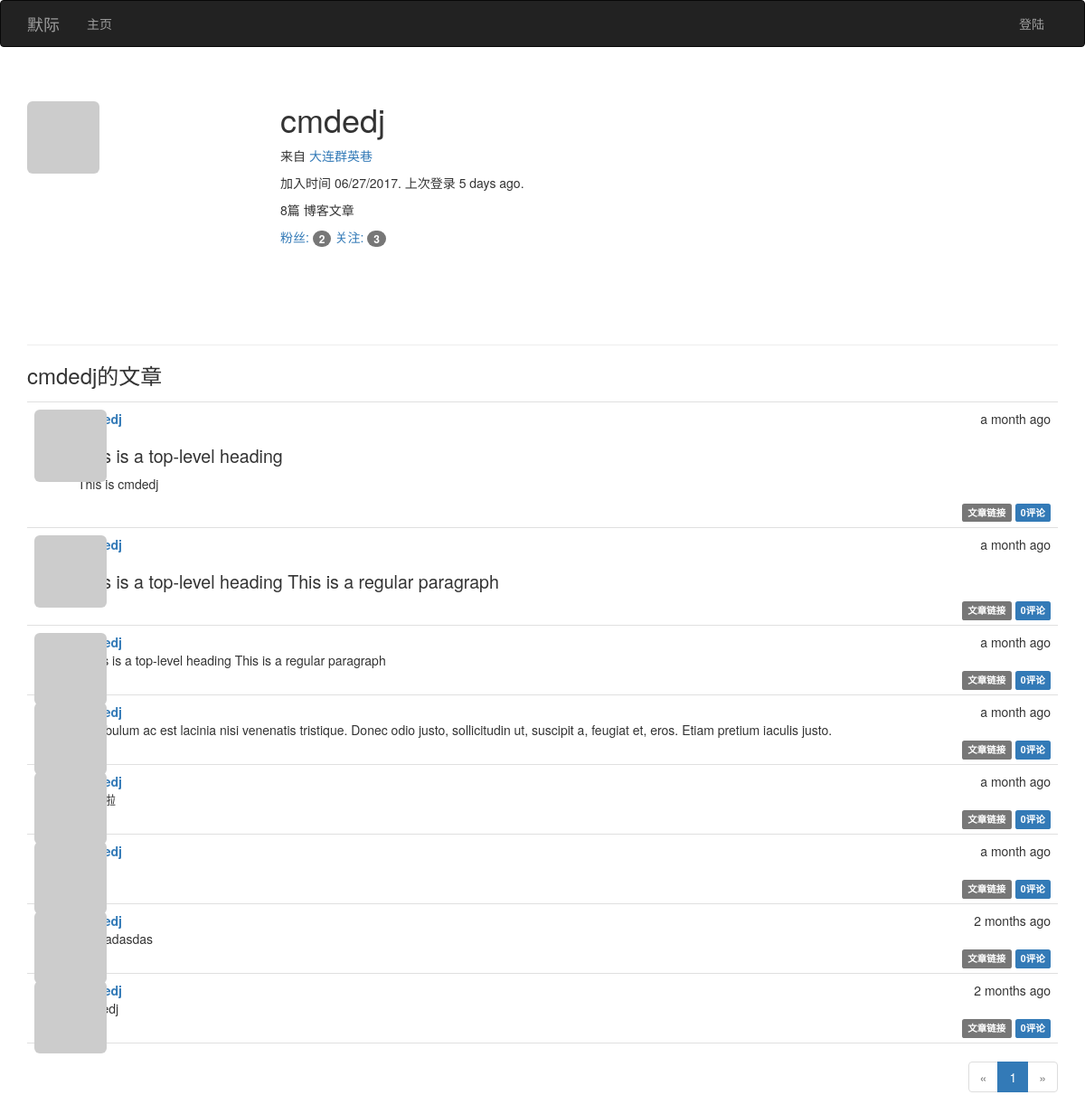
The app's page /user/cmdedj, older data.
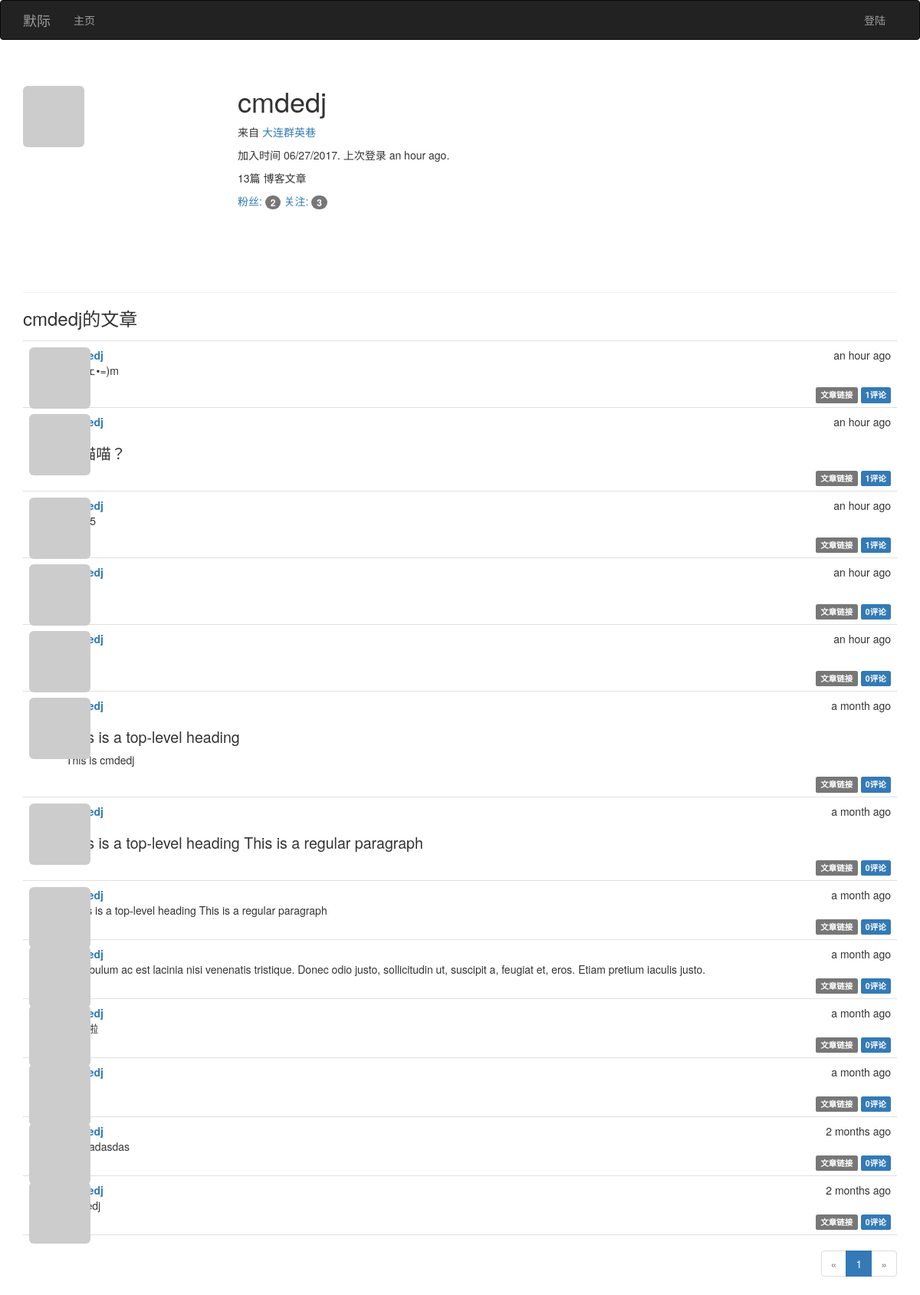
The same page, newer data.
### app/models.py (models this page shows, shortened)
class User(UserMixin, db.Model):
	__tablename__ = 'users'
	id = db.Column(db.Integer, primary_key=True)
	email = db.Column(db.String(64), unique=True, index=True)
	username = db.Column(db.String(64), unique=True, index=True)
	password_hash = db.Column(db.String(128))
	role_id = db.Column(db.Integer, db.ForeignKey('roles.id'))
	confirmed = db.Column(db.Boolean, default=False)
	name = db.Column(db.String(64))
	location = db.Column(db.String(64))
	about_me = db.Column(db.Text())
	member_since = db.Column(db.DateTime(), default=datetime.utcnow)
	last_seen = db.Column(db.DateTime(), default=datetime.utcnow)
	avatar_hash = db.Column(db.String(32))
	posts = db.relationship('Post', backref='author', lazy='dynamic')
	comments = db.relationship('Comment', backref='author', lazy='dynamic')
	followed = db.relationship('Follow',
							   foreign_keys=[Follow.follower_id],
							   backref=db.backref('follower', lazy='joined'),
							   lazy='dynamic',
							   cascade='all, delete-orphan')
	followers = db.relationship('Follow',
								foreign_keys=[Follow.followed_id],
								backref=db.backref('followed', lazy='joined'),
								lazy='dynamic',
								cascade='all, delete-orphan')
	@property
	def password(self):
		raise AttributeError('password is not a readable attribute')
	def gravatar(self, size=100, default='identicon', rating='g'):
		if request.is_secure:
			url = 'https://secure.gravatar.com/avatar'
		else:
			url = 'http://www.gravatar.com/avatar'
		hash = self.avatar_hash or hashlib.md5(self.email.encode('utf-8')).hexdigest()
		return '{url}/{hash}?s={size}&d={default}&r={rating}'.format(url=url, hash=hash, size=size, default=default, rating=rating)

class Post(db.Model):
	__tablename__ = 'posts'
	id = db.Column(db.Integer, primary_key=True)
	body = db.Column(db.Text)
	timestamp = db.Column(db.DateTime, index=True, default=datetime.utcnow)
	author_id = db.Column(db.Integer, db.ForeignKey('users.id'))
	body_html = db.Column(db.Text)
	comments = db.relationship('Comment', backref='post', lazy='dynamic')

### app/main/views.py (the view)
@main.route('/user/<username>')
def user(username):
    user = User.query.filter_by(username=username).first()
    if user is None:
        abort(404)
    page = request.args.get('page', 1, type=int)
    pagination = user.posts.order_by(Post.timestamp.desc()).paginate(page, per_page=current_app.config['FLASKY_POSTS_PER_PAGE'], error_out=False)
    posts = pagination.items
    return render_template('user.html', user=user, posts=posts, pagination=pagination)

### app/auth/views.py (called while the page is built)
@auth.before_app_request
def before_request():
	if current_user.is_authenticated \
			and not current_user.confirmed \
			and request.endpoint[:5] != 'auth.' \
			and request.endpoint != 'static':
		return redirect(url_for('auth.unconfirmed'))

@auth.before_app_request
def before_request():
	if current_user.is_authenticated:
		current_user.ping()
		if not current_user.confirmed and request.endpoint[:5] != 'auth.':
			return redirect(url_for('auth.unconfirmed'))

### app/main/__init__.py (called while the page is built)
@main.app_context_processor
def inject_permissions():
	return dict(Permission=Permission)

### app/models.py (called while the page is built)
	def can(self, permissions):
		return False

	def is_administrator(self):
		return False

### app/templates/user.html (shortened to what this page needs)
{% extends "base.html" %}
{% import "_macros.html" as macros %}
{% block page_content %}
<div class="page-header">
    <img class="img-rounded profile-thumbnail" src="{{ user.gravatar(size=256) }}">
    <div class="profile-header">
        <h1>{{ user.username }}</h1>
        {% if user.name or user.location %}
        <p>
            {% if user.location %}
                来自 <a href="http://ditu.amap.com/search?query={{ user.location }}">{{ user.location }}</a><br>
            {% endif %}
        </p>
        {% endif %}
        <p>加入时间 {{ moment(user.member_since).format('L') }}. 上次登录 {{ moment(user.last_seen).fromNow() }}.</p>
        <p>{{ user.posts.count() }}篇 博客文章</p>
        <p>
            <a href="{{ url_for('.followers', username=user.username) }}">粉丝: <span class="badge">{{ user.followers.count() - 1 }}</span></a>
            <a href="{{ url_for('.followed_by', username=user.username) }}">关注: <span class="badge">{{ user.followed.count() - 1 }}</span></a>
        </p>
    </div>
</div>
<h3>{{ user.username }}的文章</h3>
{% include '_posts.html' %}
{% if pagination %}
<div class="pagination">
{{ macros.pagination_widget(pagination, '.index') }}
</div>
{% endif %}
{% endblock %}

### app/templates/base.html (shortened to what this page needs)
{% extends "bootstrap/base.html" %}
{% block head %}
{{ super() }}
	<link rel="stylesheet" type="text/css" href="{{ url_for('static', filename='styles.css') }}">
{% endblock %}
{% block navbar %}
<div class="navbar navbar-inverse" role="navigation">
    <div class="container">
        <div class="navbar-header">
            <a class="navbar-brand" href="{{ url_for('main.index') }}">默际</a>
        </div>
        <div class="navbar-collapse collapse">
            <ul class="nav navbar-nav">
                <li><a href="{{ url_for('main.index') }}">主页</a></li>
            </ul>
            <ul class="nav navbar-nav navbar-right">
                {% if current_user.is_authenticated %}
                <li class="dropdown">
                     <a href="#" class="dropdown-toggle" data-toggle="dropdown">
                        <img src="{{ current_user.gravatar(size=18) }}">
                       账户 <b class="caret"></b>
					 </a>
                    <ul class="dropdown-menu">
                        <li><a href="{{ url_for('auth.change_password') }}">更改密码</a></li>
                        <li><a href="{{ url_for('auth.change_email_request') }}">更改邮件</a></li>
                        <li><a href="{{ url_for('auth.logout') }}">注销</a></li>
                    </ul>
                </li>
                {% else %}
                <li><a href="{{ url_for('auth.login') }}">登陆</a></li>
                {% endif %}
            </ul>
        </div>
    </div>
</div>
{% endblock %}
{% block content %}
<div class="container">
    {% block page_content %}{% endblock %}
</div>
{% endblock %}

### app/templates/_macros.html
{% macro pagination_widget(pagination, endpoint, fragment='') %}
<ul class="pagination">
    <li{% if not pagination.has_prev %} class="disabled"{% endif %}>
        <a href="{% if pagination.has_prev %}{{ url_for(endpoint, page=pagination.prev_num, **kwargs) }}{{ fragment }}{% else %}#{% endif %}">
            &laquo;
        </a>
    </li>
    {% for p in pagination.iter_pages() %}
        {% if p %}
            {% if p == pagination.page %}
            <li class="active">
                <a href="{{ url_for(endpoint, page = p, **kwargs) }}{{ fragment }}">{{ p }}</a>
            </li>
            {% else %}
            <li>
                <a href="{{ url_for(endpoint, page = p, **kwargs) }}{{ fragment }}">{{ p }}</a>
            </li>
            {% endif %}
        {% else %}
        <li class="disabled"><a href="#">&hellip;</a></li>
        {% endif %}
    {% endfor %}
    <li{% if not pagination.has_next %} class="disabled"{% endif %}>
        <a href="{% if pagination.has_next %}{{ url_for(endpoint, page=pagination.next_num, **kwargs) }}{{ fragment }}{% else %}#{% endif %}">
            &raquo;
        </a>
    </li>
</ul>
{% endmacro %}

### app/templates/_posts.html (shortened to what this page needs)
<ul class="posts">
    {% for post in posts %}
    <li class="post">
        <div class="post-thumbnail">
            <a href="{{ url_for('.user', username=post.author.username) }}">
                <img class="img-rounded profile-thumbnail" src="{{ post.author.gravatar(size=40) }}">
            </a>
        </div>
        <div class="post-content">
            <div class="post-date">{{ moment(post.timestamp).fromNow() }}</div>
            <div class="post-author"><a href="{{ url_for('.user', username=post.author.username) }}">{{ post.author.username }}</a></div>
            <div class="post-body">
			{% if post.body_html %}
				{{ post.body_html | safe }}
			{% else %}
				{{ post.body }}
			{% endif %}
			</div>
			<div class="post-footer">
                <a href="{{ url_for('.post', id=post.id) }}">
                    <span class="label label-default">文章链接</span>
                </a>
				<a href="{{ url_for('.post', id=post.id) }}#comments"><span class="label label-primary">{{ post.comments.count() }}评论</span> 				</a>
            </div>
        </div>
    </li>
    {% endfor %}
</ul>

### app/static/styles.css (style rules this page uses)
.profile-thumbnail { position: absolute; }
.profile-header { min-height: 260px; margin-left: 280px; }
ul.posts { list-style-type: none; padding: 0px; margin: 16px 0px 0px 0px; border-top: 1px solid #e0e0e0; }
ul.posts li.post { padding: 8px; border-bottom: 1px solid #e0e0e0; }
div.post-date { float: right; }
div.post-author { font-weight: bold; }
div.post-thumbnail { position: absolute; }
div.post-content { margin-left: 48px; min-height: 48px; }
div.post-footer { text-align: right; }
div.pagination { width: 100%; text-align: right; padding: 0px; margin: 0px; }
.post-body h1 { font-size: 140%; }

Row changes from the older to the newer data that the page shows:
changed User "cmdedj": last_seen "5 days ago" → "an hour ago"
added Post: timestamp "an hour ago", body_html "o(=•ェ•=)m", comments.count "1"
added Post: timestamp "an hour ago", body_html "喵喵喵？", comments.count "1"
added Post: timestamp "an hour ago", comments.count "1"
added Post: timestamp "an hour ago", comments.count "0"
added Post: timestamp "an hour ago", comments.count "0"
Text that changed along with them:
{{ user.posts.count() }}: "8" → "13"
